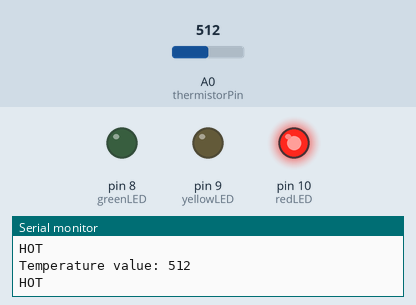
The sketch below on a simulated Arduino Uno, built with avr-gcc and run on an emulated ATmega328P. Parts: output pins drawn as LEDs (lit = HIGH), the last lines printed to the serial monitor. Inputs (shaded band) come from the test bench; at power-on: A0 (thermistorPin) = 512.

Above: at 1.3 s.
1.4 s: A0 (thermistorPin) set to 134
2.9 s: A0 (thermistorPin) set to 116
At 4.2 s:
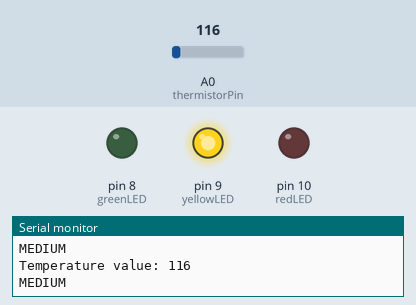
4.5 s: A0 (thermistorPin) set to 100
At 5.6 s:
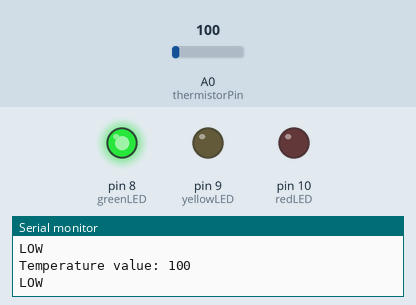
6.0 s: A0 (thermistorPin) set to 120
At 6.8 s:
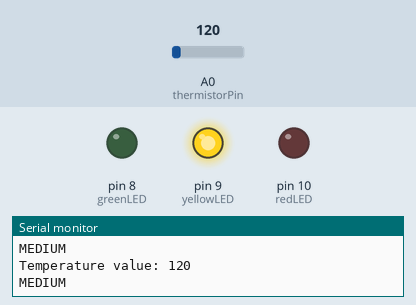
7.5 s: A0 (thermistorPin) set to 0
At 8.0 s:
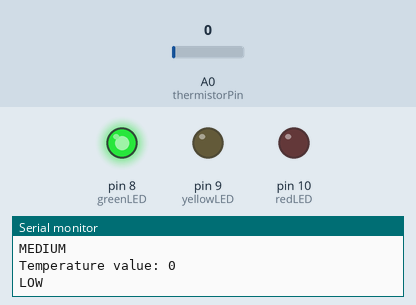
Timing chart, 0 to 10.0 s (numbered marks = the images above; inputs shaded):
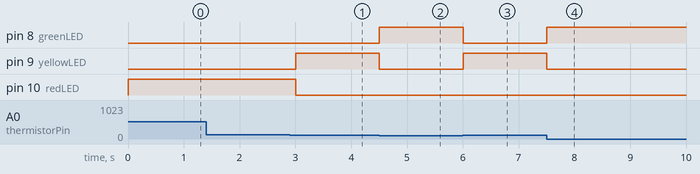

Measured:
- the behaviour switches between 125 and 124 on A0 (thermistorPin) (found by bisection; images 0 and 1)
- after the input at 2.9 s, pin 9 (yellowLED): LOW → HIGH after 0.10 s; pin 10 (redLED): HIGH → LOW after 0.10 s
- after the input at 4.5 s, pin 8 (greenLED): LOW → HIGH at once; pin 9 (yellowLED): HIGH → LOW at once
- after the input at 6.0 s, pin 8 (greenLED): HIGH → LOW at once; pin 9 (yellowLED): LOW → HIGH at once
- after the input at 7.5 s, pin 8 (greenLED): LOW → HIGH at once; pin 9 (yellowLED): HIGH → LOW at once

The sketch:

thermistor-leds.ino
```cpp
int thermistorPin = A0;

int greenLED = 8;
int yellowLED = 9;
int redLED = 10;

int thermistorValue;

void setup()
{
  Serial.begin(9600);

  pinMode(greenLED, OUTPUT);
  pinMode(yellowLED, OUTPUT);
  pinMode(redLED, OUTPUT);
}

void loop()
{
  thermistorValue = analogRead(thermistorPin);

  Serial.print("Temperature value: ");
  Serial.println(thermistorValue);

  // Turn all LEDs OFF
  digitalWrite(greenLED, LOW);
  digitalWrite(yellowLED, LOW);
  digitalWrite(redLED, LOW);

  // 🟢 LOW
  if (thermistorValue < 110)
  {
    digitalWrite(greenLED, HIGH);
    Serial.println("LOW");
  }

  // 🟡 MEDIUM
  else if (thermistorValue < 125)
  {
    digitalWrite(yellowLED, HIGH);
    Serial.println("MEDIUM");
  }

  // 🔴 HIGH
  else
  {
    digitalWrite(redLED, HIGH);
    Serial.println("HOT");
  }

  delay(500);
}
```
